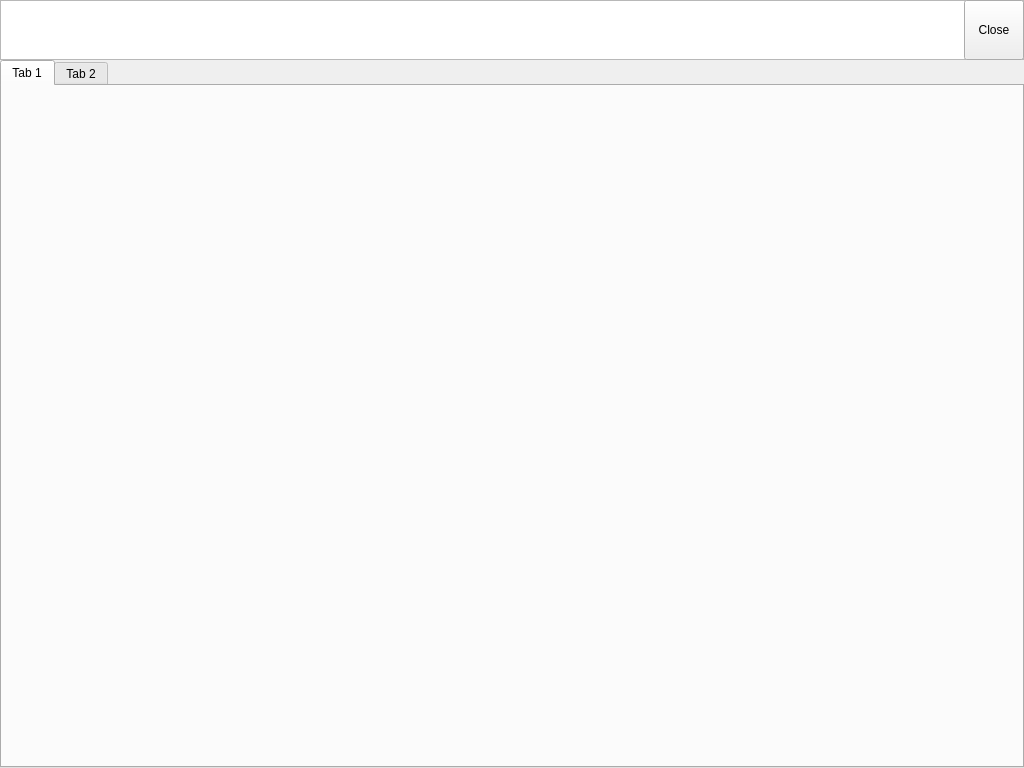
<?xml version="1.0" encoding="UTF-8"?>
<ui version="4.0">
 <class>QtGuiApplicationTestClass</class>
 <widget class="QMainWindow" name="QtGuiApplicationTestClass">
  <property name="geometry">
   <rect>
    <x>0</x>
    <y>0</y>
    <width>1024</width>
    <height>768</height>
   </rect>
  </property>
  <property name="windowTitle">
   <string>QtGuiApplicationTest</string>
  </property>
  <widget class="QWidget" name="centralWidget">
   <widget class="QTabWidget" name="mainTabWidget">
    <property name="geometry">
     <rect>
      <x>0</x>
      <y>60</y>
      <width>1024</width>
      <height>708</height>
     </rect>
    </property>
    <property name="minimumSize">
     <size>
      <width>800</width>
      <height>600</height>
     </size>
    </property>
    <property name="currentIndex">
     <number>0</number>
    </property>
    <widget class="QWidget" name="firtPage">
     <attribute name="title">
      <string>Tab 1</string>
     </attribute>
    </widget>
    <widget class="QWidget" name="settingPage">
     <attribute name="title">
      <string>Tab 2</string>
     </attribute>
    </widget>
   </widget>
   <widget class="QColumnView" name="columnView">
    <property name="geometry">
     <rect>
      <x>0</x>
      <y>0</y>
      <width>1024</width>
      <height>60</height>
     </rect>
    </property>
   </widget>
   <widget class="QPushButton" name="closeButton">
    <property name="geometry">
     <rect>
      <x>964</x>
      <y>0</y>
      <width>60</width>
      <height>60</height>
     </rect>
    </property>
    <property name="text">
     <string>Close</string>
    </property>
    <property name="flat">
     <bool>false</bool>
    </property>
   </widget>
  </widget>
 </widget>
 <layoutdefault spacing="6" margin="11"/>
 <resources>
  <include location="QtGuiApplicationTest.qrc"/>
 </resources>
 <connections/>
</ui>
